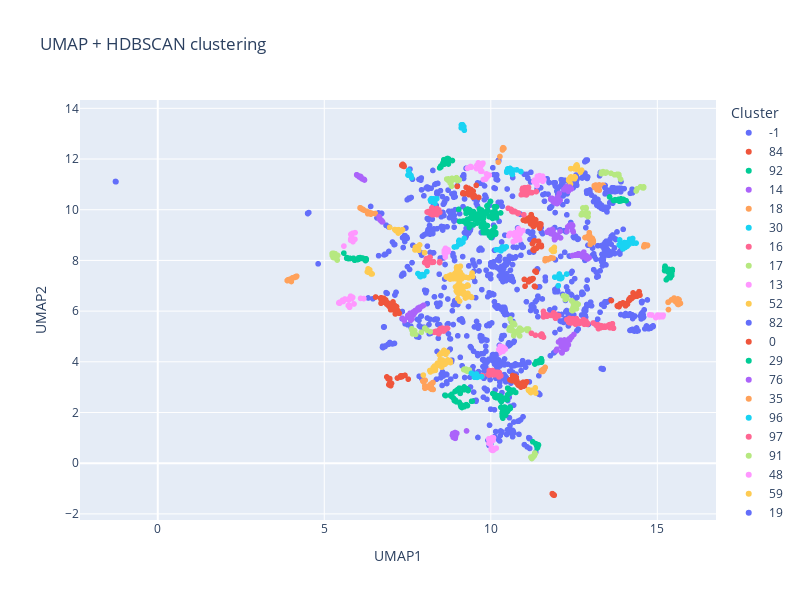

Notebook code cell kept with this figure:
### Code cell
gene_labels = bp_no_redundancy.index 
embedding, cluster_labels = umap_hdbscan_plot(
    X_tfidf,
    gene_labels=gene_labels,
    interactive=True
)
